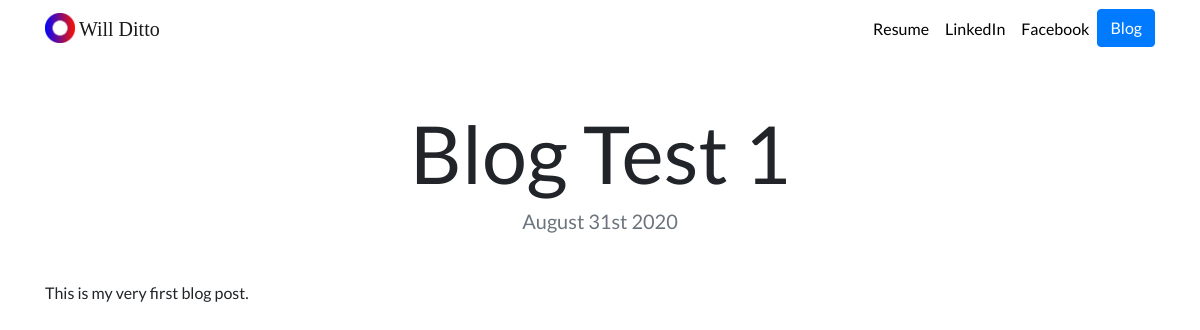
Before: /blog/1/ with the older database file.
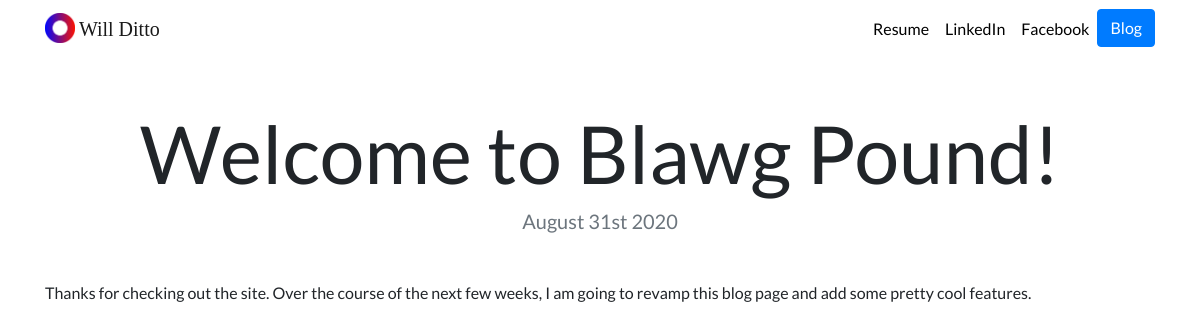
After: the same page with the newer database file.
### blog/models.py (models this page shows, shortened)
class Blog(models.Model):
    title = models.CharField(max_length=100)
    blog_post = models.TextField()
    posted_date = models.DateField(auto_now_add=True)

### blog/views.py (the view)
# urls.py: path('<int:blog_id>/', views.detail, name='detail'),
def detail(request, blog_id):
    blog = get_object_or_404(Blog, pk=blog_id)
    return render(request, 'blog/detail.html', {'blog':blog})

### blog/templates/blog/detail.html
{% extends "portfolio/base.html" %}
{% load static %}
{% block content %}
<h1 class="text-center mt-5" id="blogdetailtitle">{{ blog.title }}</h1>
<h5 class="text-center text-muted mb-5">{{ blog.posted_date|date:'F jS Y' }}</h5>
{{ blog.blog_post|safe }}
{% endblock %}

Changed rows visible on the page:
changed Blog: title "Blog Test 1" → "Welcome to Blawg Pound!"; blog_post "This is my very first blog post." → "Thanks for checking out the site. Over the course of the next few weeks, I am going to revamp this blog page and add some pretty cool features."
